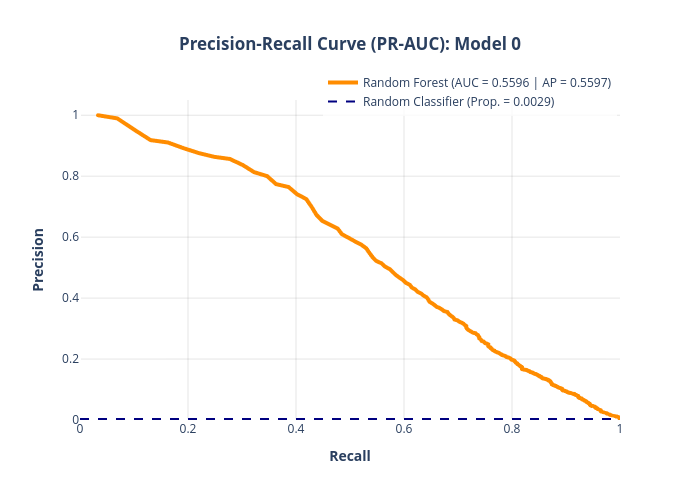

Source (notebook cell):
### Code cell
precision, recall, thresholds = precision_recall_curve(y_test, test_probs_0)
pr_auc_score = auc(recall, precision)
ap_score = average_precision_score(y_test, test_probs_0)

PRAUC_df = pl.DataFrame({"Recall": recall, "Precision": precision})

light_PRAUC_df = PRAUC_df.gather_every(50)
baseline = float(y_test.sum() / len(y_test))

fig = px.line(
    light_PRAUC_df, 
    x='Recall', 
    y='Precision',
    title='<b>Precision-Recall Curve (PR-AUC): Model 0</b>',
    labels={'Recall': '<b>Recall<b>', 'Precision': '<b>Precision<b>'}
)

fig.update_traces(
    line=dict(color='darkorange', width=4),
    name=f'Random Forest (AUC = {pr_auc_score:.4f} | AP = {ap_score:.4f})',
    showlegend=True,
    hovertemplate='<b>Recall:</b> %{x:.4f}<br><b>Precision:</b> %{y:.4f}<extra></extra>'
)

fig.add_shape(
    type="line", x0=0, y0=baseline, x1=1, y1=baseline,
    line=dict(color="navy", width=2, dash="dash"),
)

fig.add_trace(px.scatter(x=[None], y=[None], labels={'x':'', 'y':''}).data[0])

fig.data[-1].update(
    name=f'Random Classifier (Prop. = {baseline:.4f})', 
    showlegend=True, mode='lines',
    line=dict(color="navy", width=2, dash="dash")
)

fig.update_layout(
    width=700, height=500, title_x=0.5, autosize=False,
    xaxis=dict(range=[0.0, 1.0], gridcolor='rgba(0,0,0,0.1)'),
    yaxis=dict(range=[0.0, 1.05], gridcolor='rgba(0,0,0,0.1)'),
    plot_bgcolor='white',
    legend=dict(x=0.45, y=1.1, bgcolor='rgba(255, 255, 255, 0.8)')
)

fig.show()

### Figure 1 — Plotly figure (JSON) as saved in the notebook; plotly's stock layout.template omitted (floating-point values rounded to 4 significant figures; data arrays with more than 128 entries replaced by an {"elided": "..."} marker saying what was removed)
{"data": [{"hovertemplate": "<b>Recall:</b> %{x:.4f}<br><b>Precision:</b> %{y:.4f}<extra></extra>", "legendgroup": "", "line": {"color": "darkorange", "dash": "solid", "width": 4}, "marker": {"symbol": "circle"}, "mode": "lines", "name": "Random Forest (AUC = 0.5596 | AP = 0.5597)", "showlegend": true, "type": "scattergl", "x": {"elided": "9361 float values"}, "xaxis": "x", "y": {"elided": "9361 float values"}, "yaxis": "y"}, {"hovertemplate": "=%{y}<extra></extra>", "legendgroup": "", "line": {"color": "navy", "dash": "dash", "width": 2}, "marker": {"color": "#636efa", "symbol": "circle"}, "mode": "lines", "name": "Random Classifier (Prop. = 0.0029)", "orientation": "v", "showlegend": true, "type": "scatter", "x": [null], "xaxis": "x", "y": [null], "yaxis": "y"}], "layout": {"autosize": false, "height": 500, "legend": {"bgcolor": "rgba(255, 255, 255, 0.8)", "tracegroupgap": 0, "x": 0.45, "y": 1.1}, "plot_bgcolor": "white", "shapes": [{"line": {"color": "navy", "dash": "dash", "width": 2}, "type": "line", "x0": 0, "x1": 1, "y0": 0.002941, "y1": 0.002941}], "title": {"text": "<b>Precision-Recall Curve (PR-AUC): Model 0</b>", "x": 0.5}, "width": 700, "xaxis": {"anchor": "y", "domain": [0, 1], "gridcolor": "rgba(0,0,0,0.1)", "range": [0, 1], "title": {"text": "<b>Recall<b>"}}, "yaxis": {"anchor": "x", "domain": [0, 1], "gridcolor": "rgba(0,0,0,0.1)", "range": [0, 1.05], "title": {"text": "<b>Precision<b>"}}}}
